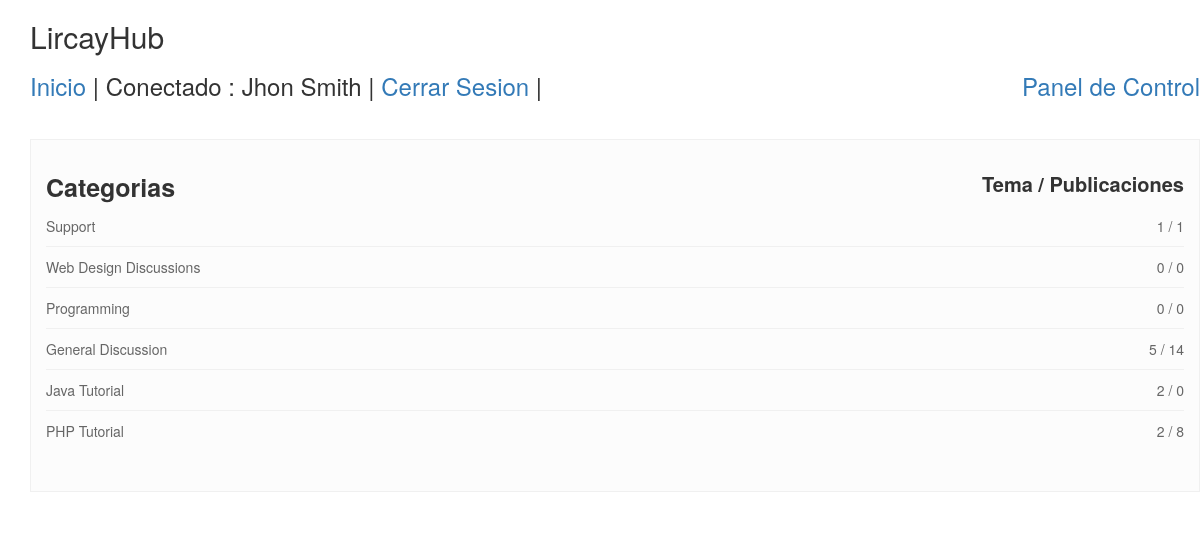
Screenshot of /category.php (signed in) with the database file from the repository.
### tables this page shows
CREATE TABLE `forum_category` (
  `category_id` int(11) NOT NULL,
  `name` varchar(255) NOT NULL,
  `description` text NOT NULL
);

### class/Category.php (called while the page is built, shortened)
<?php
class Category {
	private $categoryTable = 'forum_category';
	private $topicTable = 'forum_topics';
	private $postTable = 'forum_posts';
	private $conn;
	public function __construct($db){
        $this->conn = $db;
    }
	public function getCategoryList(){
		$sqlQuery = "
			SELECT *
			FROM ".$this->categoryTable." ORDER BY category_id DESC";
		$stmt = $this->conn->prepare($sqlQuery);
		$stmt->execute();
		$result = $stmt->get_result();
		return $result;
	}
	public function getCategoryTopicsCount(){
		if($this->category_id) {
			$sqlQuery = "
				SELECT count(*) as total_topic
				FROM ".$this->topicTable."
				WHERE category_id = ".$this->category_id;
			$stmt = $this->conn->prepare($sqlQuery);
			$stmt->execute();
			$result = $stmt->get_result();
			$categoryDetails = $result->fetch_assoc();
			return $categoryDetails['total_topic'];
		}
	}
	public function getCategorypostsCount(){
		if($this->category_id) {
			$sqlQuery = "
				SELECT count(p.post_id) as total_posts
				FROM ".$this->postTable." as p
				LEFT JOIN ".$this->topicTable." as t ON p.topic_id = t.topic_id
				LEFT JOIN ".$this->categoryTable." as c ON t.category_id = c.category_id
				WHERE c.category_id = ".$this->category_id;
			$stmt = $this->conn->prepare($sqlQuery);
			$stmt->execute();
			$result = $stmt->get_result();
			$categoryDetails = $result->fetch_assoc();
			return $categoryDetails['total_posts'];
		}
	}
}
?>

### category.php (the view, shortened to what this page needs)
<?php
include_once 'config/Database.php';
include_once 'class/Category.php';
$database = new Database();
$db = $database->getConnection();
$categories = new Category($db);
$topics = new Topic($db);
include('inc/header.php');
?>
<link rel="stylesheet" href="https://maxcdn.bootstrapcdn.com/bootstrap/3.3.5/css/bootstrap.min.css">
<link rel="stylesheet" href="css/style.css">
<?php include('inc/container.php'); ?>
<div class="container">
	<div class="row">
		<h2>LircayHub</h2>
		<?php include("top_menus.php"); ?>
		<?php if(empty($_GET['category_id'])) { ?>
			<div class="single category">
				<ul class="list-unstyled">
					<li><span style="font-size:25px;font-weight:bold;">Categorias</span> <span class="pull-right"><span style="font-size:20px;font-weight:bold;">Tema / Publicaciones</span></span></li>
					<?php
					$result = $categories->getCategoryList();
					while ($category = $result->fetch_assoc()) {
						$categories->category_id = $category['category_id'];
						$totalTopic = $categories->getCategoryTopicsCount();
						$totalPosts = $categories->getCategoryPostsCount();
					?>
						<li><a href="category.php?category_id=<?php echo $category['category_id'];?>" title=""><?php echo $category['name']; ?> <span class="pull-right"><?php echo $totalTopic; ?> / <?php echo $totalPosts; ?></span></a></li>
					<?php } ?>
				</ul>
		   </div>
	   <?php } else if(!empty($_GET['category_id'])) { ?>
		   <div class="single category">
				<?php
				$categories->category_id = $_GET['category_id'];
				$categoryDetails = $categories->getCategory();
				?>
				<span style="font-size:20px;"><a href="category.php"><< <?php echo $categoryDetails['name']; ?></a></span>
				<br>	<br>
				<ul class="list-unstyled">
					<li class="text-right">
					<a type="button" class="btn btn-primary" href="compose.php?category_id=<?php echo $_GET['category_id'];?>"><span style="font-size:20px;font-weight:bold;color:white;">Crear nuevo tema</span></a>
					</li><br>
					<li><span style="font-size:20px;font-weight:bold;">Topics</span> <span class="pull-right"><span style="font-size:15px;font-weight:bold;">Publicaciones</span></span></li>
					<?php
					$topics->category_id = $_GET['category_id'];
					$result = $topics->getTopicList();
					while ($topic = $result->fetch_assoc()) {
						$topics->topic_id = $topic['topic_id'];
						$totalTopicPosts = $topics->getTopicPostCount();
					?>
						<li><a href="post.php?topic_id=<?php echo $topic['topic_id'];?>" title=""><?php echo $topic['subject']; ?> <span class="pull-right"><?php echo $totalTopicPosts; ?></span></a></li>
					<?php } ?>
				</ul>
		   </div>
	   <?php } ?>
	</div>
</div>
<?php include("inc/footer.php"); ?>

### css/style.css (style rules this page uses)
.single { padding: 30px 15px; margin-top: 40px; background: #fcfcfc; border: 1px solid #f0f0f0; }
.single li a { color: #666; font-size: 14px; border-bottom: 1px solid #f0f0f0; line-height: 40px; display: block; text-decoration: none; }
.single li:last-child a { border-bottom: 0; }

### rows the page displays
forum_category: name "Support", totalTopic "1", totalPosts "1"
forum_category: name "Web Design Discussions", totalTopic "0", totalPosts "0"
forum_category: name "Programming", totalTopic "0", totalPosts "0"
forum_category: name "General Discussion", totalTopic "5", totalPosts "14"
forum_category: name "Java Tutorial", totalTopic "2", totalPosts "0"
forum_category: name "PHP Tutorial", totalTopic "2", totalPosts "8"

### other values shown
$_SESSION["name"] "Jhon Smith"
